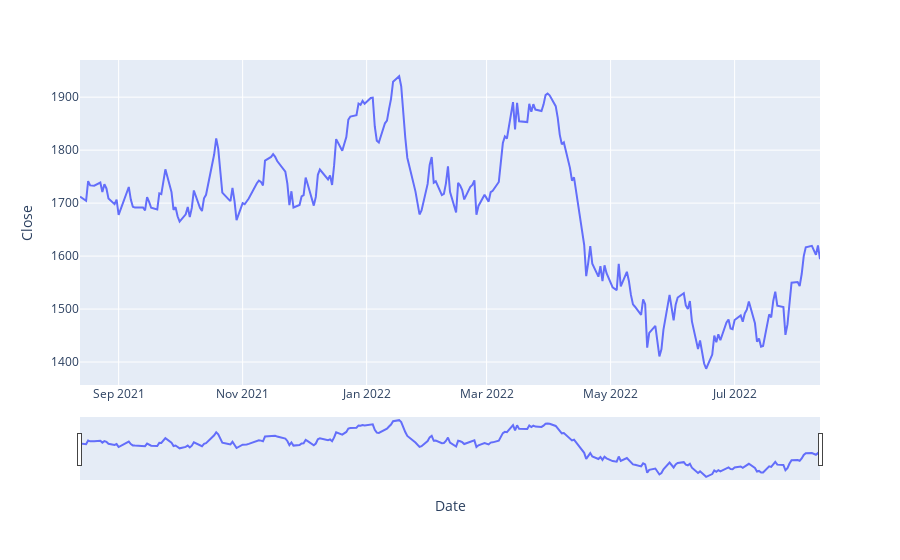

Write notebook code for a chart like this one.
### Code cell
figure = px.line(data, x='Date', y='Close')
figure.update_xaxes(rangeslider_visible=True)
figure.show()

### Figure 1 — Plotly figure (JSON) as saved in the notebook; plotly's stock layout.template omitted (floating-point values rounded to 4 significant figures; data arrays with more than 128 entries replaced by an {"elided": "..."} marker saying what was removed)
{"data": [{"hovertemplate": "Date=%{x}<br>Close=%{y}<extra></extra>", "legendgroup": "", "line": {"color": "#636efa", "dash": "solid"}, "marker": {"symbol": "circle"}, "mode": "lines", "name": "", "orientation": "v", "showlegend": false, "type": "scatter", "x": {"elided": "249 str values"}, "xaxis": "x", "y": {"elided": "249 float values"}, "yaxis": "y"}], "layout": {"legend": {"tracegroupgap": 0}, "margin": {"t": 60}, "xaxis": {"anchor": "y", "domain": [0, 1], "rangeslider": {"visible": true}, "title": {"text": "Date"}}, "yaxis": {"anchor": "x", "domain": [0, 1], "title": {"text": "Close"}}}}
